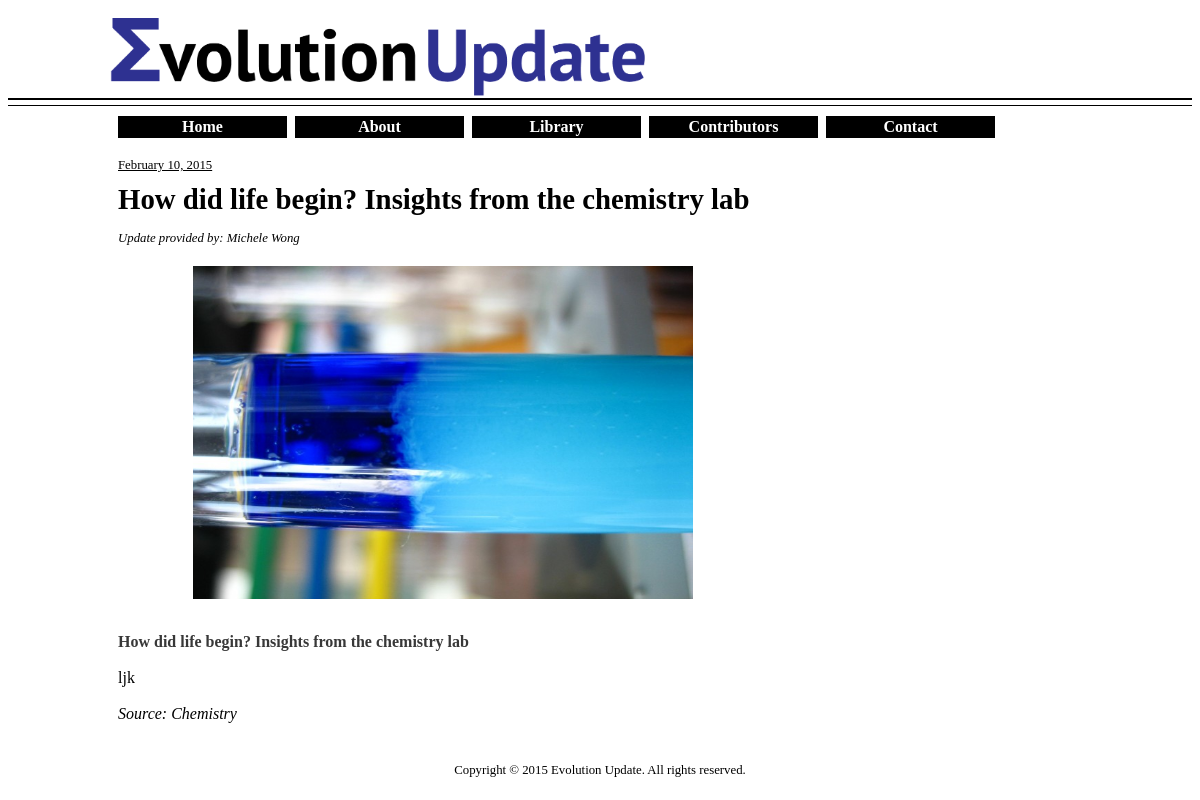
The app's page /article/2 with its own data.
### contributors/models.py (models this page shows, shortened)
class Article(models.Model):
    title=models.CharField(max_length=500)
    mytitle=models.CharField('My Title', max_length=500, blank=True)
    pub_date= models.DateTimeField('Date Published')
    reference=models.URLField(blank= True)
    subject=models.CharField(max_length=300, blank=True)
    organisms=models.CharField(max_length=300, blank=True)
    datatypes=models.CharField('Data Types', max_length=300, blank=True)
    journal=models.CharField(max_length=300, blank=True)
    summary=models.CharField(max_length=5000, blank=True)
    authors=models.CharField(max_length=5000, blank=True)
    authorinstitution=models.CharField('Author Instution', max_length=5000, blank=True)
    article=models.TextField(blank=True)
    contrib = models.ForeignKey(Contributor, blank=True, null=True)
    articlepic=models.ImageField('Article Picture', blank=True, upload_to='ArticleImages')

class Contributor(models.Model):
    name=models.CharField(max_length=200)
    title=models.CharField(max_length=1000, blank=True)
    rank=models.IntegerField(blank=True)
    description=models.TextField()
    picture=models.ImageField(blank=True, upload_to='ContribImages')
    def __unicode__(self):
        return self.name

### contributors/views.py (the view)
# urls.py: url(r'^article/(?P<article_id>\d+)', views.article, name='article'),
def article(request, article_id):
    current_article=Article.objects.get(id=article_id)
    context={'current_article': current_article }
    return render(request, 'contributors/articles.html', context)

### contributors/templates/contributors/articles.html (shortened to what this page needs)
{% extends "contributors/base.html" %}
{% block content %}
<div id="articlecolumn">
<div id="articledate">
    {{current_article.pub_date|date:"F j, Y"}}
</div>
<div id="articletitle">
    <strong>{{current_article.mytitle}}</strong>
</div>
<div id="articleauthor">
    <em>Update provided by: {{current_article.contrib}}</em>
</div>
<div id="articleimage">
    <img src="{{ current_article.articlepic.url }}" width="500" height="333">
</div>
<div id="articlesummary">
    <strong>{{current_article.summary}}</strong>
</div>
<br/>
<div id="articletext">
    {{current_article.article|linebreaksbr}}
</div>
<em>Source: <a href="{{current_article.reference}}">{{current_article.title}}</a></em>
</div>
 {% endblock %}

### contributors/static/contributors/style.css (style rules this page uses)
a:link { text-decoration: none; color:Black; }
#articlecolumn { width:650px; }
#articletitle { margin-top:10px; margin-bottom:15px; font-size:1.8em; }
#articledate { margin-top:20px; margin-left:0px; font-size:0.8em; text-decoration: underline; }
#articleauthor { font-size:0.8em; }
#articleimage { padding-left: 75px; margin-top:20px; margin-bottom:30px; display: block; }
#articlesummary { color: #383838; }

### records on screen
Article: pub_date "February 10, 2015", mytitle "How did life begin? Insights from the chemistry lab", contrib "Michele Wong", articlepic (picture), summary "How did life begin? Insights from the chemistry lab", article "ljk", title "Chemistry"
